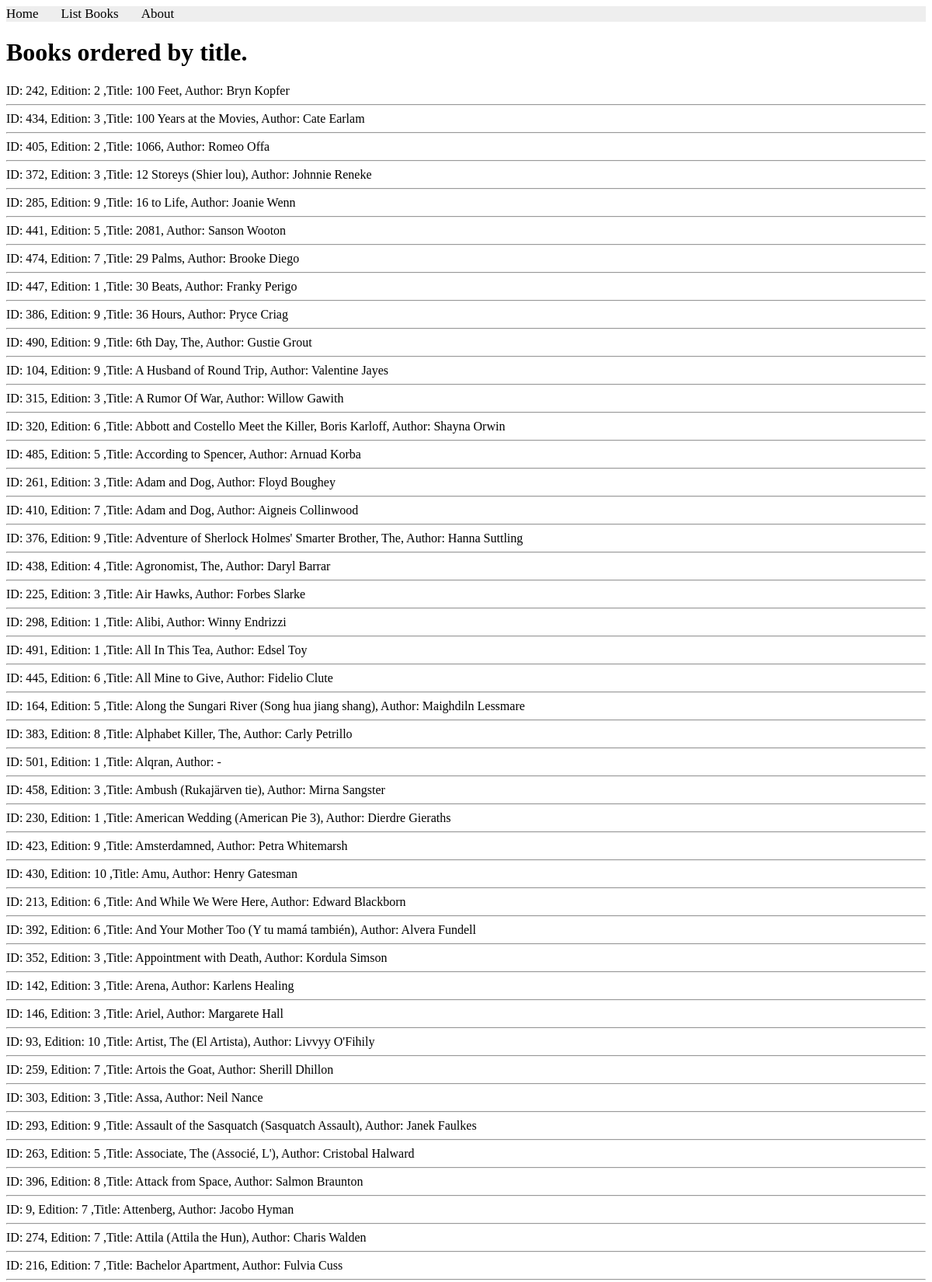
The app's page /books/lab8/task4 (upper part) with its own data.
### apps/bookmodule/models.py (models this page shows)
class Book(models.Model):
    title = models.CharField(max_length= 50)
    author = models.CharField(max_length= 50)
    price = models.FloatField(default= 0.0)
    edition = models.SmallIntegerField(default= 1)

### apps/bookmodule/views.py (the view)
# urls.py: path('lab8/task4', views.task4, name='books.task4'),
def task4(request):
    mybook=Book.objects.order_by('title')
    return render(request, 'bookmodule/task4.html', {'books': mybook})

### apps/templates/bookmodule/task4.html (shortened to what this page needs)
{% extends "bookmodule/layouts/base.html" %}
{% load static %}
{% block content %}
    <h1>Books  ordered by title.</h1>
    {% if books %}
        {% for book in books %}
            ID: {{book.id}}, Edition: {{book.edition}} ,Title: {{book.title}}, Author: {{book.author}}
            <hr>
        {% endfor %}
    {% else %}
        <p>No books found.</p>
    {% endif %}
{% endblock content %}

### records on screen
Book: id "242", edition "2", title "100 Feet", author "Bryn Kopfer"
Book: id "434", edition "3", title "100 Years at the Movies", author "Cate Earlam"
Book: id "405", edition "2", title "1066", author "Romeo Offa"
Book: id "372", edition "3", title "12 Storeys (Shier lou)", author "Johnnie Reneke"
Book: id "285", edition "9", title "16 to Life", author "Joanie Wenn"
Book: id "441", edition "5", title "2081", author "Sanson Wooton"
Book: id "474", edition "7", title "29 Palms", author "Brooke Diego"
Book: id "447", edition "1", title "30 Beats", author "Franky Perigo"
Book: id "386", edition "9", title "36 Hours", author "Pryce Criag"
Book: id "490", edition "9", title "6th Day, The", author "Gustie Grout"
Book: id "104", edition "9", title "A Husband of Round Trip", author "Valentine Jayes"
Book: id "315", edition "3", title "A Rumor Of War", author "Willow Gawith"
Book: id "320", edition "6", title "Abbott and Costello Meet the Killer, Boris Karloff", author "Shayna Orwin"
Book: id "485", edition "5", title "According to Spencer", author "Arnuad Korba"
Book: id "261", edition "3", title "Adam and Dog", author "Floyd Boughey"
Book: id "410", edition "7", title "Adam and Dog", author "Aigneis Collinwood"
Book: id "376", edition "9", title "Adventure of Sherlock Holmes' Smarter Brother, The", author "Hanna Suttling"
Book: id "438", edition "4", title "Agronomist, The", author "Daryl Barrar"
Book: id "225", edition "3", title "Air Hawks", author "Forbes Slarke"
Book: id "298", edition "1", title "Alibi", author "Winny Endrizzi"
Book: id "491", edition "1", title "All In This Tea", author "Edsel Toy"
Book: id "445", edition "6", title "All Mine to Give", author "Fidelio Clute"
Book: id "164", edition "5", title "Along the Sungari River (Song hua jiang shang)", author "Maighdiln Lessmare"
Book: id "383", edition "8", title "Alphabet Killer, The", author "Carly Petrillo"
Book: id "501", edition "1", title "Alqran", author "-"
Book: id "458", edition "3", title "Ambush (Rukajärven tie)", author "Mirna Sangster"
Book: id "230", edition "1", title "American Wedding (American Pie 3)", author "Dierdre Gieraths"
Book: id "423", edition "9", title "Amsterdamned", author "Petra Whitemarsh"
Book: id "430", edition "10", title "Amu", author "Henry Gatesman"
Book: id "213", edition "6", title "And While We Were Here", author "Edward Blackborn"
Book: id "392", edition "6", title "And Your Mother Too (Y tu mamá también)", author "Alvera Fundell"
Book: id "352", edition "3", title "Appointment with Death", author "Kordula Simson"
Book: id "142", edition "3", title "Arena", author "Karlens Healing"
Book: id "146", edition "3", title "Ariel", author "Margarete Hall"
Book: id "93", edition "10", title "Artist, The (El Artista)", author "Livvyy O'Fihily"
Book: id "259", edition "7", title "Artois the Goat", author "Sherill Dhillon"
Book: id "303", edition "3", title "Assa", author "Neil Nance"
Book: id "293", edition "9", title "Assault of the Sasquatch (Sasquatch Assault)", author "Janek Faulkes"
Book: id "263", edition "5", title "Associate, The (Associé, L')", author "Cristobal Halward"
Book: id "396", edition "8", title "Attack from Space", author "Salmon Braunton"
Book: id "9", edition "7", title "Attenberg", author "Jacobo Hyman"
Book: id "274", edition "7", title "Attila (Attila the Hun)", author "Charis Walden"
Book: id "216", edition "7", title "Bachelor Apartment", author "Fulvia Cuss"
